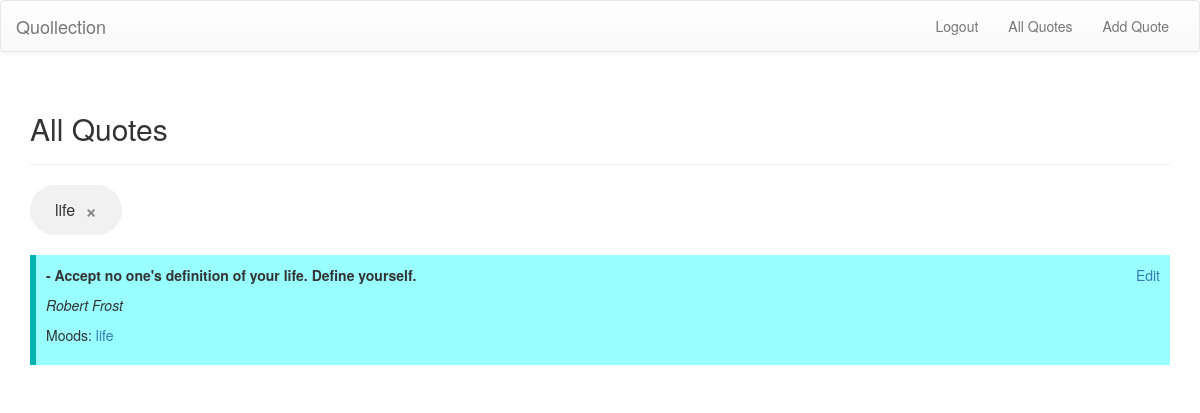
Screenshot of /mood/4 (signed in) with the database file from the repository.
### model.py (models this page shows)
class Mood(Base):
    __tablename__ = 'mood'
    id = Column(Integer, primary_key=True)
    description = Column(String(255))
    user_id = Column(Integer, ForeignKey('user.id'))
    user = relationship("User", uselist=False, back_populates="moods")
    quotes = relationship("MoodAssociation", back_populates="mood")

class Quote(Base):
    __tablename__ = 'quote'
    id = Column(Integer, primary_key=True)
    text = Column(String(255))
    source = Column(String(255))
    quote_source = Column(String(255))
    user_id = Column(Integer, ForeignKey('user.id'))
    user = relationship("User", uselist=False, back_populates="quotes")
    moods = relationship("MoodAssociation", back_populates="quote")

class MoodAssociation(Base):
    __tablename__ = 'moodAssociation'
    quote_id = Column(Integer, ForeignKey('quote.id'), primary_key=True)
    mood_id = Column(Integer, ForeignKey('mood.id'), primary_key=True)
    quote = relationship("Quote", back_populates="moods")
    mood = relationship("Mood", back_populates="quotes")

### webapp.py (the view)
@app.route('/mood/<int:mood_id>')
def view_quotes_by_mood(mood_id):
    if 'id' not in login_session:
        flash("You must be logged in to perform this action", 'alert-danger')
        return redirect(url_for('login'))
    mood = session.query(Mood).filter_by(id=mood_id).one()
    moodAssociations = session.query(MoodAssociation).filter_by(mood_id=mood_id).all()
    quotes = []
    for moodAssociation in moodAssociations:
        quotes.append(moodAssociation.quote)
    return render_template('all_quotes.html', quotes=quotes, mood=mood)

### templates/all_quotes.html (shortened to what this page needs)
{% extends "layout.html" %}
{% block title %}All Quotes{% endblock %}
{% block body %}
{% if mood %}
<div class="chip">{{mood.description}}
<span class="closebtn" onclick="window.location.href='{{url_for("view_all_quotes")}}'">&times;</span></div>
{% endif %}
{% if quotes==[] %}
<p>You have no quotes.</p>
{% else %}
<div class="quotes">
	{% for quote in quotes %}
	<div class="quote">
    <div class="pull-right"><a href="{{url_for('edit_quote', quote_id=quote.id)}}">Edit</a></div>
   	<p><b>{{quote.text}}</b></p>
   	<p><i>{{quote.source}}</i></p>
   	<p>{% if quote.moods != [] %} Moods: {% endif %}
    {% for moodassoc in quote.moods %}
   		<a href="{{ url_for('view_quotes_by_mood', mood_id=moodassoc.mood_id) }}">{{ moodassoc.mood.description }}</a>
   	{% endfor %}</p>
   	</div>
  	{% endfor %}
</div>
{% endif %}
{% endblock %}

### static/stylesheet.css (style rules this page uses)
.chip { display: inline-block; padding: 0 25px; height: 50px; font-size: 16px; line-height: 50px; border-radius: 25px; background-color: #f1f1f1; }
.closebtn { padding-left: 10px; color: #888; font-weight: bold; float: right; font-size: 20px; cursor: pointer; }
.quote { background-color: #98FEFF; border-left: 6px solid #00B1B2; margin: 20px 0; padding: 10px; }

### rows the page displays
Mood: description "life"
Quote: text "- Accept no one's definition of your life. Define yourself.", source "Robert Frost"
MoodAssociation: mood.description "life"
